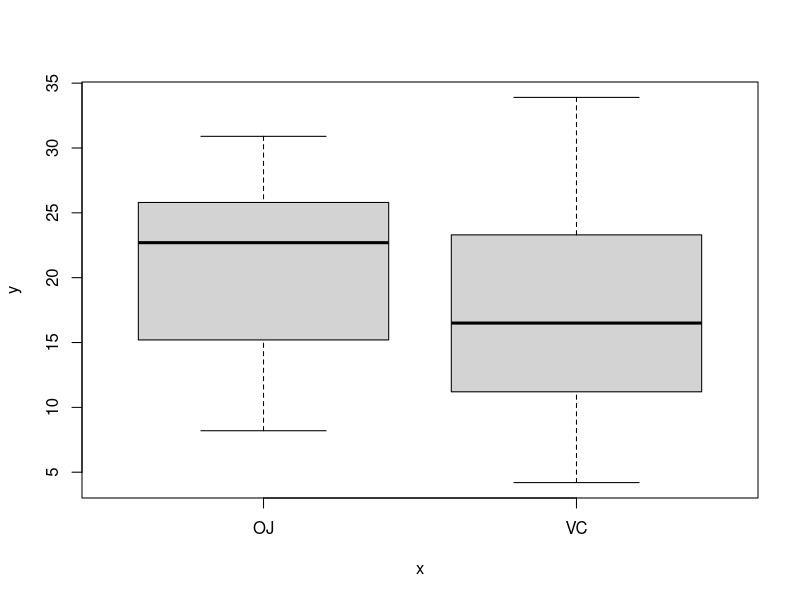
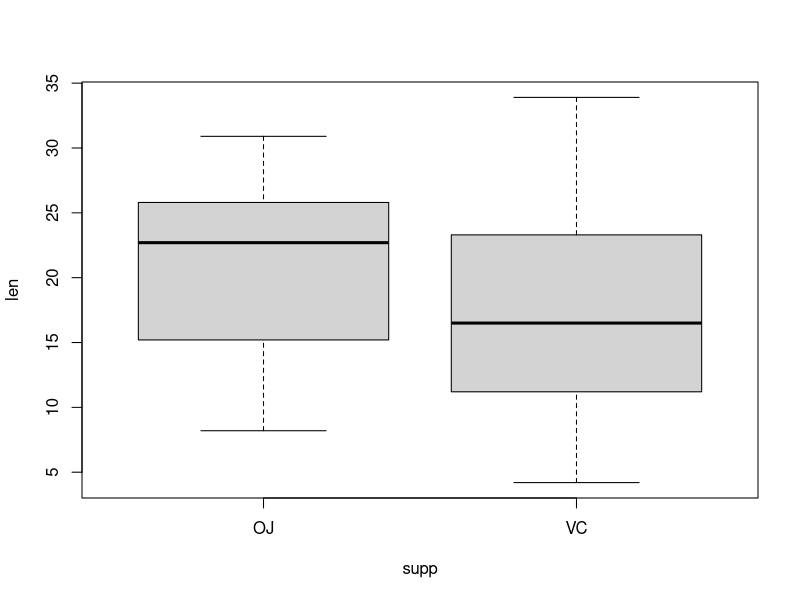
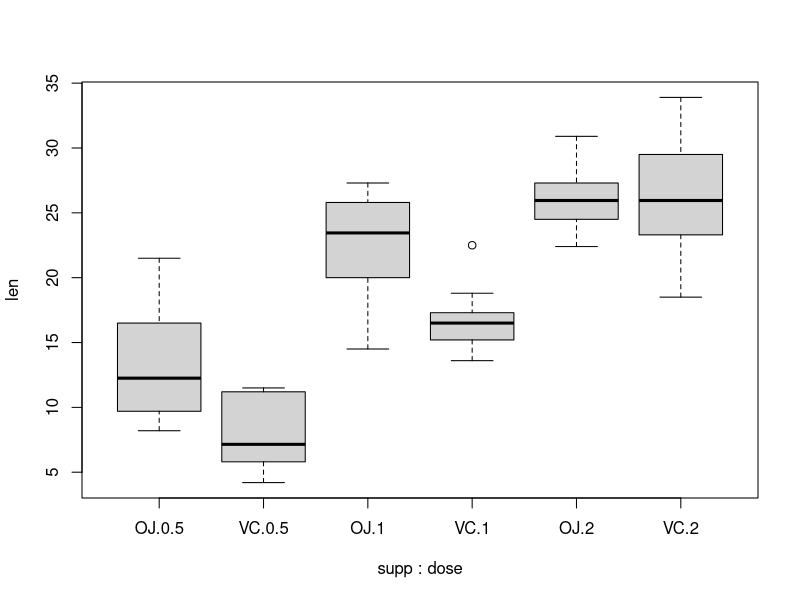
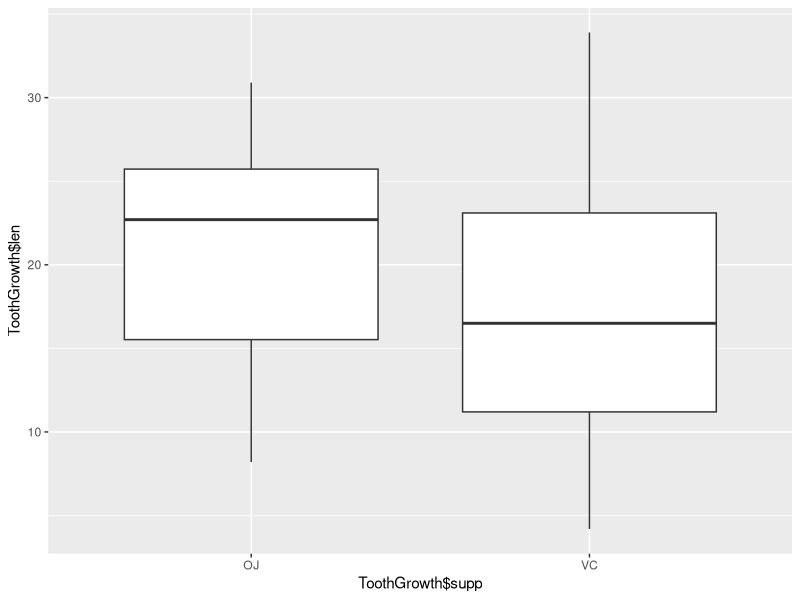
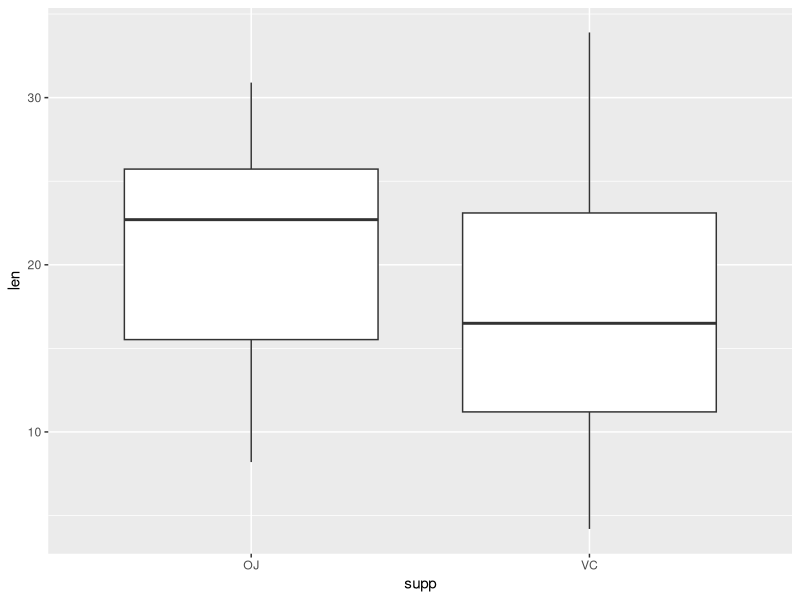
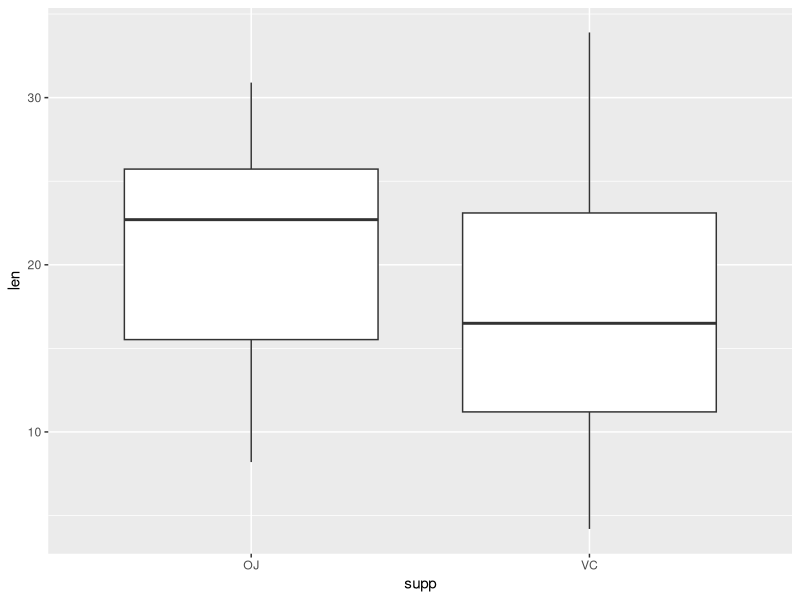

Recreate these plots in R, in order.
# Creating Box Plots Example ( using ggplot2 package)
# ToothGrowth dataset
# Teaching examples used from the R Cookboooks. 

library(ggplot2)
# Creating Box-plot
plot(ToothGrowth$supp, ToothGrowth$len) # using plot() function and pass it a factor of x-values and a vecctor of y-values.
#Formula Syntax
boxplot(len ~ supp, data = ToothGrowth) # if the tow vectors are in the same dataframe, you can use the formula syntax. With
# this syntax you can combine two variables on the x-axis. 
# put interaction  of two variables on x-axis
boxplot(len ~ supp + dose, data = ToothGrowth)
# with ggplot2 you can get the same results above. 
library(ggplot2)
qplot(ToothGrowth$supp, ToothGrowth$len, geom = "boxplot")
# if the two vectors are in the same dataframe, you can use the following syntax 
qplot(supp, len, data = ToothGrowth, geom = "boxplot")
# in ggplot2, the above is equvalent to:
ggplot(ToothGrowth, aes(x=supp, y=len)) + geom_boxplot()